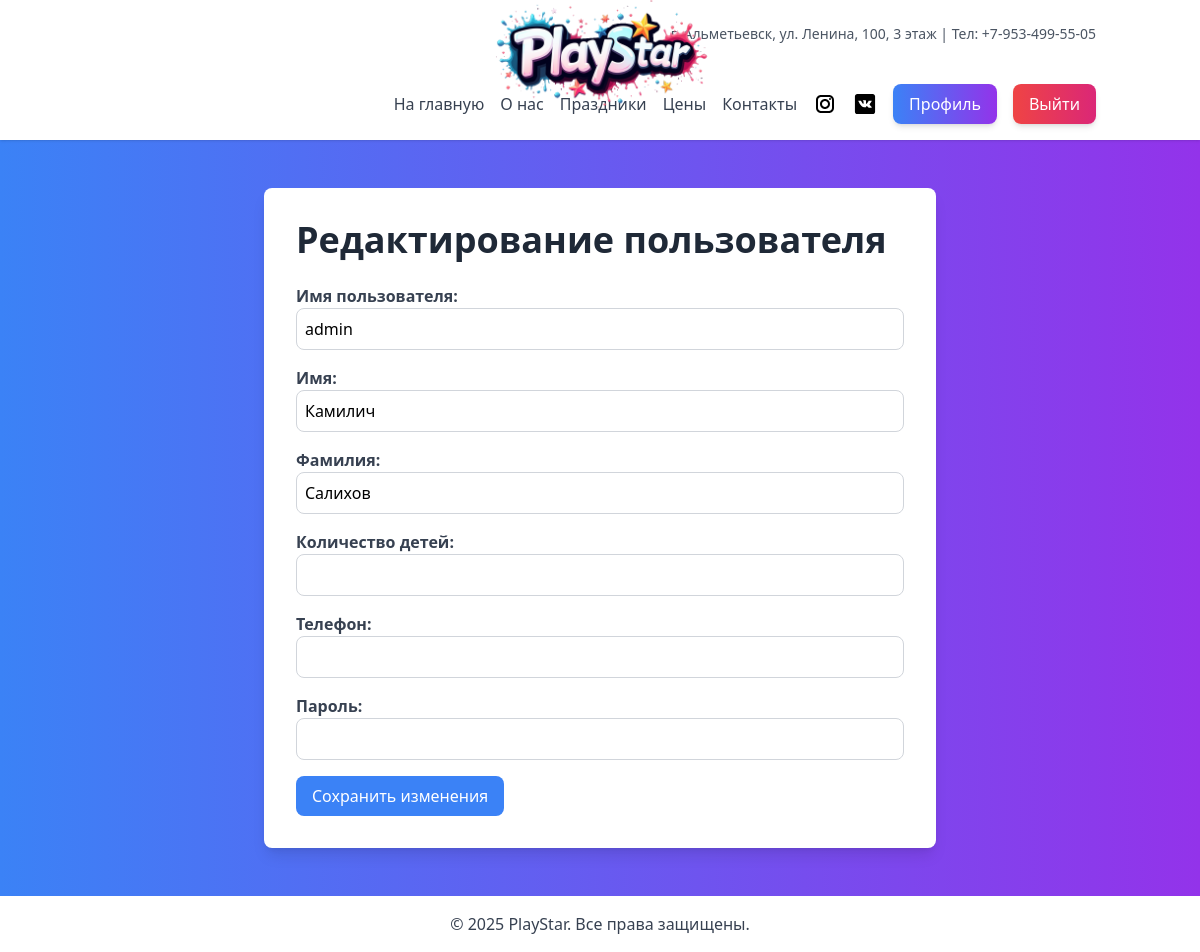
/staff/user/1/edit/ (signed in), run on an earlier commit of the app's database.
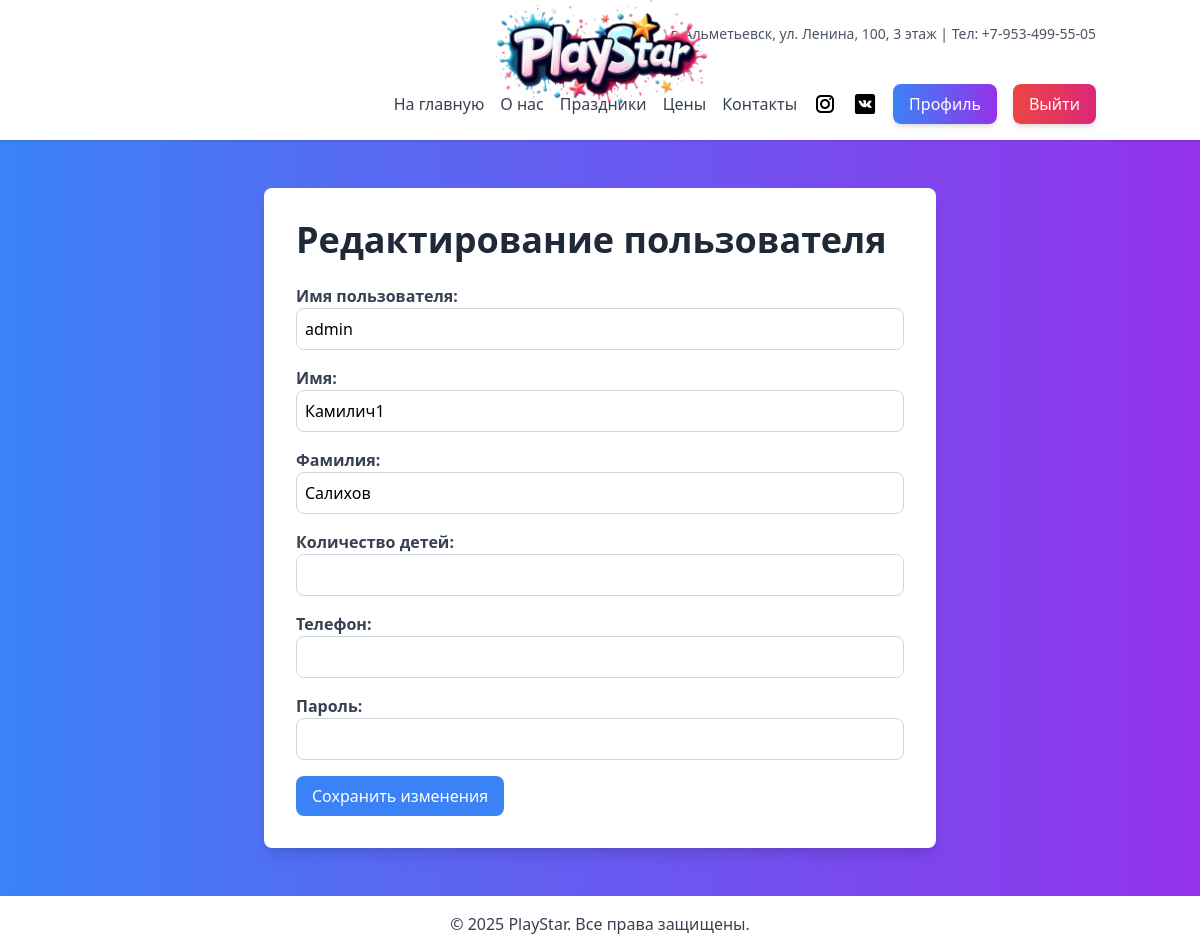
And on a later commit of the database.
### main/models.py (models this page shows, shortened)
class CustomUser(AbstractUser):
    ROLE_CHOICES = [
        ('CLIENT', 'Клиент'),
        ('STAFF', 'Сотрудник'),
        ('MANAGER', 'Менеджер'),
        ('ADMIN', 'Администратор'),
    ]
    phone_number = models.CharField(max_length=15, unique=True, verbose_name="Номер телефона")
    role = models.CharField(
        max_length=10,
        choices=ROLE_CHOICES,
        default='CLIENT',  # По умолчанию роль "Клиент"
        verbose_name='Роль'
    )

### staff/views.py (the view, shortened to what this page needs)
# urls.py: path('user/<int:user_id>/edit/', views.edit_user, name='edit_user'),
@login_required
@role_required('Admin')
def edit_user(request, user_id):
    user_to_edit = get_object_or_404(CustomUser, id=user_id)
    return render(request, 'staff/edit_user.html', {'user': user_to_edit})

### staff/views.py (called while the page is built)
def role_required(*group_names):
    def in_groups(user):
        if user.is_authenticated:
            if bool(user.groups.filter(name__in=group_names)) or user.is_superuser:
                return True
        return False
    return user_passes_test(in_groups)

### staff/templates/staff/edit_user.html (shortened to what this page needs)
{% extends 'base.html' %}
{% block content %}
<div class="max-w-2xl mx-auto bg-white p-8 rounded-lg shadow-lg">
    <h2 class="text-4xl font-bold text-gray-800 mb-6">Редактирование пользователя</h2>
    <form method="POST">
        <div class="mb-4">
            <label for="username" class="block text-gray-700 font-semibold">Имя пользователя:</label>
            <input type="text" name="username" id="username" value="{{ user.username }}" class="w-full p-2 border border-gray-300 rounded-lg">
        </div>
        <div class="mb-4">
            <label for="first_name" class="block text-gray-700 font-semibold">Имя:</label>
            <input type="text" name="first_name" id="first_name" value="{{ user.first_name }}" class="w-full p-2 border border-gray-300 rounded-lg">
        </div>
        <div class="mb-4">
            <label for="last_name" class="block text-gray-700 font-semibold">Фамилия:</label>
            <input type="text" name="last_name" id="last_name" value="{{ user.last_name }}" class="w-full p-2 border border-gray-300 rounded-lg">
        </div>
        <div class="mb-4">
            <label for="children" class="block text-gray-700 font-semibold">Количество детей:</label>
            <input type="number" name="children" id="children" value="{{ user.children }}" class="w-full p-2 border border-gray-300 rounded-lg">
        </div>
        <div class="mb-4">
            <label for="phone" class="block text-gray-700 font-semibold">Телефон:</label>
            <input type="text" name="phone" id="phone" value="{{ user.phone }}" class="w-full p-2 border border-gray-300 rounded-lg">
        </div>
        <div class="mb-4">
            <label for="password" class="block text-gray-700 font-semibold">Пароль:</label>
            <input type="password" name="password" id="password" class="w-full p-2 border border-gray-300 rounded-lg">
        </div>
        <button type="submit" class="bg-blue-500 text-white py-2 px-4 rounded-lg hover:bg-blue-600 transition duration-300">
            Сохранить изменения
        </button>
    </form>
</div>
{% endblock %}

What changed in the data, as far as the page shows it:
changed CustomUser "admin": first_name "Камилич" → "Камилич1"
